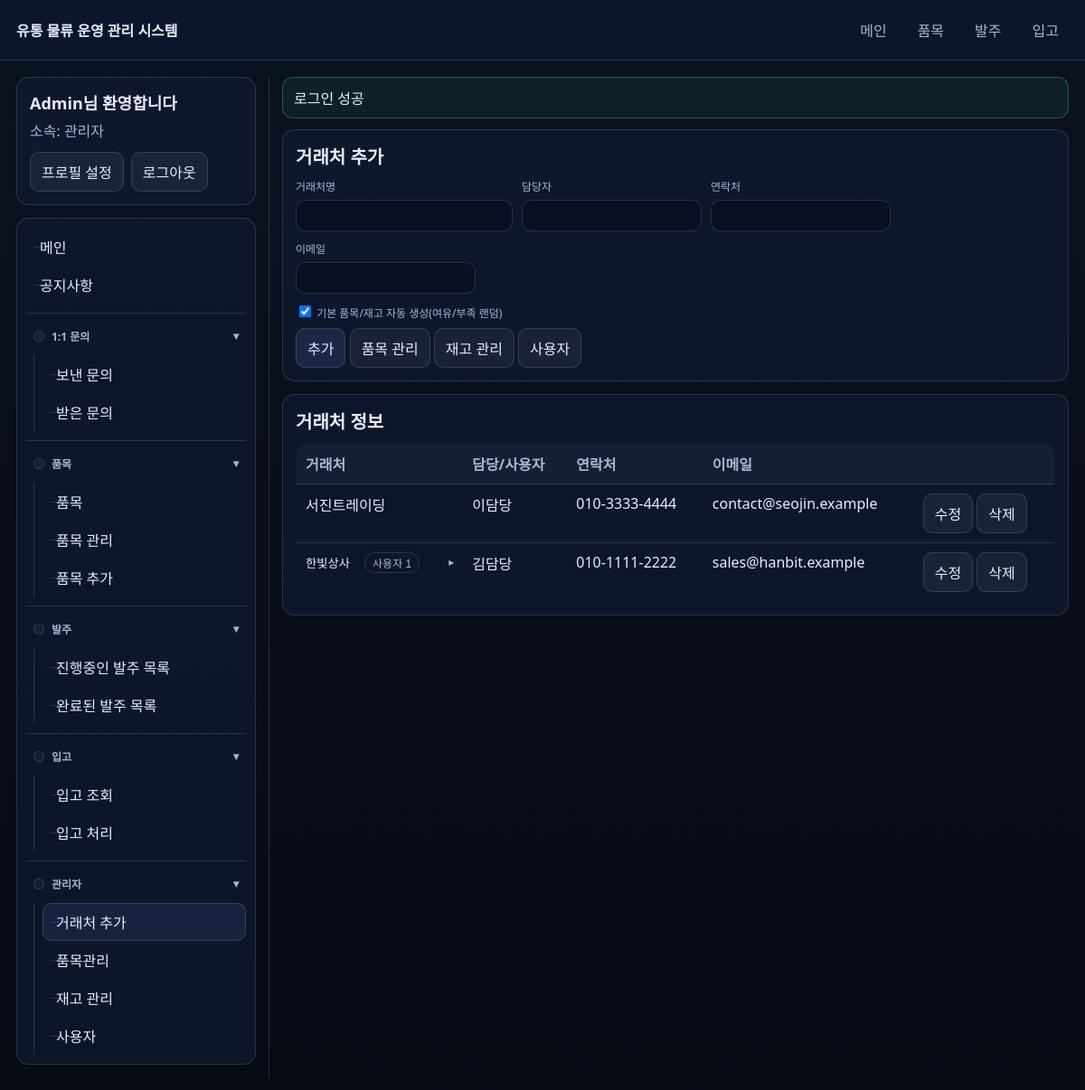
Screenshot of /admin/suppliers.php (signed in) with the database file from the repository.
### tables this page shows
CREATE TABLE suppliers (
  id BIGINT UNSIGNED NOT NULL AUTO_INCREMENT,
  name VARCHAR(150) NOT NULL,
  contact_name VARCHAR(100) NULL,
  phone VARCHAR(50) NULL,
  email VARCHAR(190) NULL,
  notes TEXT NULL,
  created_at DATETIME NOT NULL DEFAULT CURRENT_TIMESTAMP,
  updated_at DATETIME NOT NULL DEFAULT CURRENT_TIMESTAMP ON UPDATE CURRENT_TIMESTAMP,
  PRIMARY KEY (id),
  UNIQUE KEY uq_suppliers_name (name)
);

### includes/bootstrap.php (called while the page is built, shortened)
<?php
function e(?string $value): string {
  return htmlspecialchars((string)$value, ENT_QUOTES | ENT_SUBSTITUTE, 'UTF-8');
}
function url(string $path): string {
  $path = '/' . ltrim($path, '/');
  return $path;
}
spl_autoload_register(function ($class) {
  $base = __DIR__ . '/../classes/';
  $path = $base . str_replace('\\', '/', $class) . '.php';
});

### classes/Supplier.php (called while the page is built, shortened)
<?php
final class Supplier {
  public static function listAll(PDO $db): array {
    $st = $db->query('SELECT id, name, contact_name, phone, email FROM suppliers ORDER BY name ASC');
    return $st->fetchAll();
  }
}

### admin/suppliers.php (the view, shortened to what this page needs)
<?php
require_once __DIR__ . '/../includes/bootstrap.php';
$db = db();
$editSupplier = null;
$suppliers = Supplier::listAll($db);
$supplierUsers = [];
try {
  try {
    $stUsers = $db->query("SELECT id, email, name, phone, role, supplier_id FROM users WHERE supplier_id IS NOT NULL ORDER BY supplier_id ASC, id ASC");
    $rows = $stUsers->fetchAll();
  } catch (PDOException $e) {
    $stUsers = $db->query("SELECT id, email, name, role, supplier_id FROM users WHERE supplier_id IS NOT NULL ORDER BY supplier_id ASC, id ASC");
    $rows = $stUsers->fetchAll();
    foreach ($rows as &$r) {
      $r['phone'] = null;
    }
    unset($r);
  }
  foreach ($rows as $u) {
    $sid = (int)($u['supplier_id'] ?? 0);
    if (!isset($supplierUsers[$sid])) {
      $supplierUsers[$sid] = [];
    }
    $supplierUsers[$sid][] = $u;
  }
} catch (Throwable $e) {
  $supplierUsers = [];
}
require_once __DIR__ . '/../includes/header.php';
?>
<div class="grid">
  <div class="col-12">
    <div class="card">
      <h1 class="h1"><?= $editSupplier ? '거래처 수정' : '거래처 추가' ?></h1>
      <form method="post" action="<?= e(url('/admin/suppliers.php')) ?>">
        <div class="form-row">
          <div class="field" style="min-width:240px">
            <div class="label">거래처명</div>
            <input class="input" type="text" name="name" value="<?= e((string)($editSupplier['name'] ?? '')) ?>" required />
          </div>
          <div class="field">
            <div class="label">담당자</div>
            <input class="input" type="text" name="contact_name" value="<?= e((string)($editSupplier['contact_name'] ?? '')) ?>" />
          </div>
          <div class="field">
            <div class="label">연락처</div>
            <input class="input" type="text" name="phone" value="<?= e((string)($editSupplier['phone'] ?? '')) ?>" />
          </div>
          <div class="field">
            <div class="label">이메일</div>
            <input class="input" type="email" name="email" value="<?= e((string)($editSupplier['email'] ?? '')) ?>" />
          </div>
        </div>
        <div style="margin-top:10px">
          <?php if (!$editSupplier): ?>
            <label class="small" style="display:block;margin-bottom:8px">
              <input type="checkbox" name="create_initial_items" value="1" checked />
              기본 품목/재고 자동 생성(여유/부족 랜덤)
            </label>
          <?php endif; ?>
          <button class="btn" type="submit"><?= $editSupplier ? '저장' : '추가' ?></button>
          <a class="btn secondary" href="<?= e(url('/admin/items.php')) ?>">품목 관리</a>
          <a class="btn secondary" href="<?= e(url('/admin/inventory.php')) ?>">재고 관리</a>
          <a class="btn secondary" href="<?= e(url('/admin/users.php')) ?>">사용자</a>
        </div>
      </form>
    </div>
  </div>
  <div class="col-12">
    <div class="card">
      <h1 class="h1">거래처 정보</h1>
      <div class="table-scroll">
      <table class="table nowrap">
        <thead>
          <tr>
            <th>거래처</th>
            <th>담당/사용자</th>
            <th>연락처</th>
            <th>이메일</th>
            <th></th>
          </tr>
        </thead>
        <tbody>
          <?php foreach ($suppliers as $sp): ?>
            <?php
              $spId = (int)$sp['id'];
              $users = $supplierUsers[$spId] ?? [];
              $groupId = 'supusers-' . $spId;
            ?>
            <tr>
              <td>
                <?php if ($users): ?>
                  <button
                    type="button"
                    class="table-toggle"
                    data-toggle-group="<?= e($groupId) ?>"
                    aria-expanded="false"
                  >
                    <span class="table-toggle-label"><?= e($sp['name']) ?></span>
                    <span class="badge" style="margin-left:8px">사용자 <?= e((string)count($users)) ?></span>
                    <span class="table-toggle-chevron" aria-hidden="true"></span>
                  </button>
                <?php else: ?>
                  <?= e($sp['name']) ?>
                <?php endif; ?>
              </td>
              <td><?= e($sp['contact_name'] ?: '-') ?></td>
              <td><?= e($sp['phone'] ?: '-') ?></td>
              <td><?= e($sp['email'] ?: '-') ?></td>
              <td style="white-space:nowrap">
                <a class="btn secondary" href="<?= e(url('/admin/suppliers.php?edit_id=' . (int)$sp['id'])) ?>">수정</a>
                <form method="post" action="<?= e(url('/admin/suppliers.php')) ?>" style="display:inline" onsubmit="return confirm('삭제하시겠습니까?')">
                  <button class="btn secondary" type="submit">삭제</button>
                </form>
              </td>
            </tr>
          <?php endforeach; ?>
        </tbody>
      </table>
      </div>
    </div>
  </div>
</div>
<?php require_once __DIR__ . '/../includes/footer.php'; ?>

### assets/app.css (style rules this page uses)
:root { --bg:#0b1220;--card:#101b33;--text:#e8eefc;--muted:#a9b6d6;--border:rgba(232,238,252,.14);--accent:#7aa2ff;--danger:#ff6b6b;--ok:#36d399; }
* { box-sizing:border-box }
body { margin:0;font-family:system-ui,-apple-system,Segoe UI,Roboto,Helvetica,Arial,sans-serif;background:linear-gradient(180deg,var(--bg),#070b14);color:var(--text) }
a { color:var(--accent);text-decoration:none }
.card { background:rgba(16,27,51,.70);border:1px solid var(--border);border-radius:14px;padding:14px }
.grid { display:grid;grid-template-columns:repeat(12,1fr);gap:14px }
.col-12 { grid-column:span 12 }
.h1 { font-size:20px;margin:0 0 10px 0;word-break:keep-all;overflow-wrap:normal;white-space:nowrap }
.table { width:100%;border-collapse:collapse;overflow:hidden;border-radius:12px;border:1px solid var(--border);word-break:keep-all;overflow-wrap:normal }
.table th,.table td { padding:10px 10px;border-bottom:1px solid var(--border);text-align:left;vertical-align:top }
.table th { color:var(--muted);font-weight:600;background:rgba(232,238,252,.04);white-space:nowrap }
.table.nowrap th,.table.nowrap td { white-space:nowrap;word-break:keep-all;overflow-wrap:normal }
.table-scroll { overflow-x:auto }
.table-scroll .table { min-width:720px }
.badge { display:inline-block;padding:2px 8px;border-radius:999px;border:1px solid var(--border);font-size:12px;color:var(--muted) }
.form-row { display:flex;gap:10px;flex-wrap:wrap;align-items:end }
.field { display:flex;flex-direction:column;gap:6px;min-width:180px }
.label { font-size:12px;color:var(--muted);word-break:keep-all;overflow-wrap:normal;white-space:nowrap }
.input,select,textarea { width:100%;padding:9px 10px;border-radius:10px;border:1px solid var(--border);background:rgba(7,11,20,.45);color:var(--text) }
.btn { display:inline-block;padding:9px 12px;border-radius:10px;border:1px solid var(--border);background:rgba(122,162,255,.12);color:var(--text);cursor:pointer;font:inherit }
.btn.secondary { background:rgba(232,238,252,.06) }
.small { font-size:12px;color:var(--muted) }
.table-toggle { border:0;background:transparent;color:var(--text);padding:0;margin:0;cursor:pointer;display:flex;align-items:center;gap:8px;width:100%;text-align:left }
.table-toggle-label { display:inline-block }
.table-toggle-chevron { margin-left:auto;color:var(--muted);font-size:12px;transform:translateY(-1px) }
.table-toggle-chevron::after { content:'▸' }

### rows the page displays
suppliers: name "서진트레이딩", contact_name "이담당", phone "010-3333-4444", email "contact@seojin.example"
suppliers: name "한빛상사", id "1", contact_name "김담당", phone "010-1111-2222", email "sales@hanbit.example"

### other values shown
APP_NAME "유통 물류 운영 관리 시스템"
$me['name'] "Admin"
$flash['message'] "로그인 성공"
